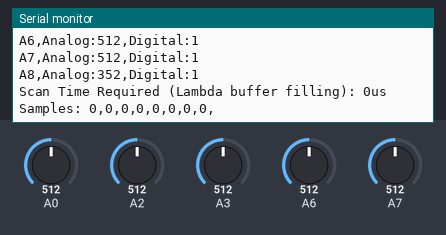
Bench run of a sketch on a simulated Arduino Uno, built with avr-gcc and run on an emulated ATmega328P. Shown: the last lines printed to the serial monitor. The test bench sets the inputs (shaded band); at power-on: A0 = 512, A2 = 512, A3 = 512, A6 = 512, A7 = 512.

Above: at 1.2 s.
1.3 s: A0 set to 716
At 2.4 s:
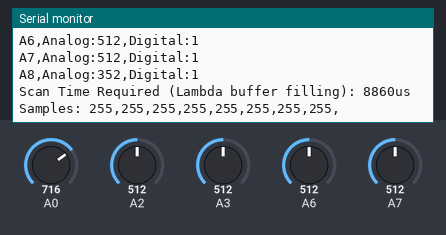
2.8 s: A2 set to 716
At 4.2 s:
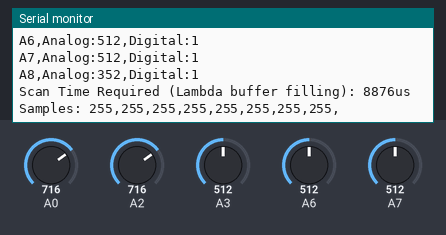
4.3 s: A3 set to 716
5.8 s: A6 set to 716
At 7.0 s:
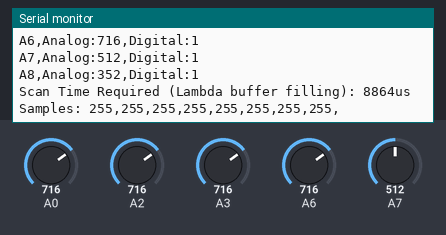
7.3 s: A7 set to 716
At 8.6 s:
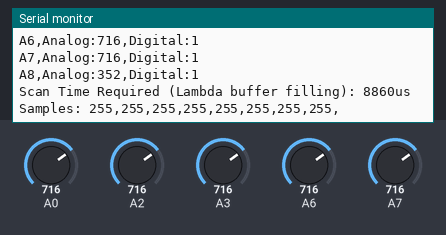
8.8 s: A0 set to 992
At 10.7 s:
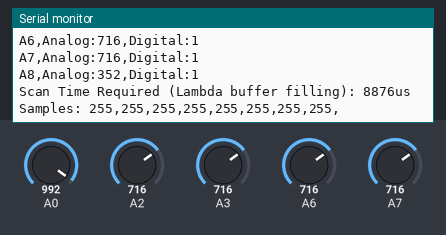
Timing chart, 0 to 11.3 s (numbered marks = the images above; inputs shaded):
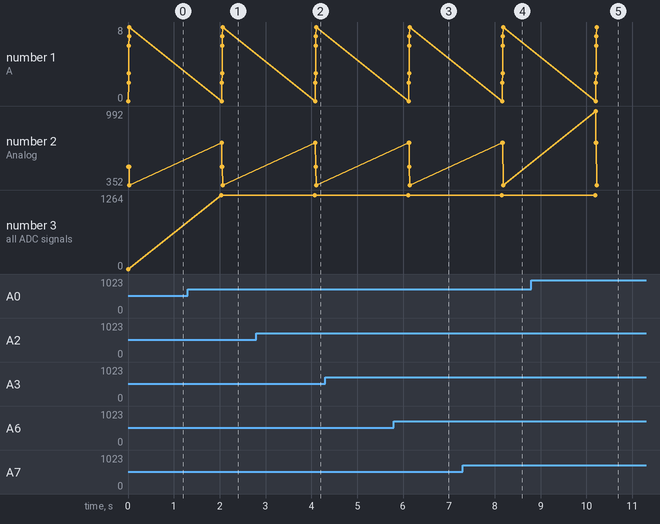

The sketch:

read_analog_example.ino
```cpp
// Davide Cavaliere
// www.monocilindro.com
// Analog Read using Atmel ATmega 328p and interrupt

#include "ADCmgr/ADCmgr.h" // ADC measurement management

void setup() {
  Serial.begin(57600);
  ADCmgr_init(); // Initializes ADC
  ADCmgr_program_pin_read(ADCmgr_pins_order[0]); // Starts the ADC conversion (which will then continue indefinitely)
}


void loop() {

  // Sends, via Serial, the results of ADC sensors measurements, which are performed in the "ADCmgr" library using interrupts
  ADCmgr_read_time_buf_busy = true; // locks the buffer access (semaphore)
  Serial.print("Scan Time Required (all ADC signals): ");
  Serial.print(ADCmgr_read_time_end_buf - ADCmgr_read_time_start_buf);
  Serial.println("us");
  for (uint8_t i = 0; i<ADCMGR_PINS_ORDER_SIZE; i++){
    Serial.print("A");
    Serial.print(ADCmgr_pins_order[i]);
    Serial.print(",Analog:");
    Serial.print(ADCmgr_measures[i]);
    Serial.print(",");
    Serial.print("Digital:");
    Serial.println(ADCmgr_meas_binary[i]);
  }
  ADCmgr_read_time_buf_busy = false; // unlocks the buffer access (semaphore)
  Serial.println();

  // Lamda Sensor buffer acquired values
  Serial.print("Scan Time Required (Lambda buffer filling): ");
  Serial.print(ADCmgr_lambda_acq_buf_time_end_buf - ADCmgr_lambda_acq_buf_time_start_buf);
  Serial.println("us");
  Serial.print("Samples: ");
  for (uint8_t i = 0; i<ADCMGR_LAMBDA_ACQ_BUF_SIZE; i++){
    Serial.print(ADCmgr_lambda_acq_buf[i]);
    Serial.print(",");
  }
  Serial.println();

  Serial.println();
  Serial.println();
  ADCmgr_lambda_acq_buf_filled = false; // To allow the buffer to be re-filled again
  ADCmgr_lambda_acq_buf_fill_req = true; // Buffer fill request ON (request buffer filling for Lambda sensor measurements)

  delay(2000);

}
```

ADCmgr.h
```cpp
// Davide Cavaliere
// www.monocilindro.com
// dadez87-at-gmail-com
// ADC aquisition library for Atmel ATmega 328p
// Date: 7 January 2017
// This library is used, on Fuelino project, to acquire data from sensors (Throttle, Lambda) continuously using ADC interrupt

#ifndef ADCmgr_h
#define ADCmgr_h

#include <Arduino.h>

#define ADCMGR_DI1_PIN 0 // Digital Input DI1 (A0)
#define ADCMGR_THROTTLE_PIN 2 // Throttle Pin (A2)
#define ADCMGR_LAMBDA_PIN 3 // Lambda Pin (A3)
#define ADCMGR_VBATTERY_PIN 6 // Voltage Battery Pin (A6)
#define ADCMGR_ENABLE_OR_INT_PIN 7 // ENABLE_OR_INT (A6)
#define ADCMGR_TEMPERATURE_PIN 8 // Internal Temperature
#define ADCMGR_PINS_ORDER_SIZE 6 // Number of pins to be read continuously
#define ADCMGR_LAMBDA_ACQ_BUF_SIZE 8 // Total acquisitions of Lambda Sensor voltage (single byte, 0 - 255)

// Variables
extern volatile uint8_t ADCmgr_pin_read_now_index; // Increasing number of pin to be read [0 .. (ADCMGR_PINS_ORDER_SIZE-1)]
extern const uint8_t ADCmgr_pins_order[]; // Contains the physical number of the pin to be read
extern volatile bool ADCmgr_pins_buffer_busy[]; // Buffer busy status. This flag is set when reading the status
extern volatile uint16_t ADCmgr_measures[]; // Contains the value read
extern volatile uint8_t ADCmgr_meas_binary[]; // Digital value (0 .. 1)

// For debugging purpose (time calculation of the complete reading time for one cycle)
extern volatile unsigned long ADCmgr_read_time_start_buf; // Time when start reading (buffer value)
extern volatile unsigned long ADCmgr_read_time_end_buf; // Time when finishing reading (buffer value)
extern volatile bool ADCmgr_read_time_buf_busy; // becomes "true" when Main Loop is reading the buffer

// For Lambda sensor buffer acquisition
extern uint8_t ADCmgr_lambda_acq_buf[];
extern bool ADCmgr_lambda_acq_buf_fill_req; // Request of start filling the buffer. It comes from an external module
extern bool ADCmgr_lambda_acq_buf_filled; // Becomes true after the buffer is completely filled
extern volatile unsigned long ADCmgr_lambda_acq_buf_time_start_buf; // ADC buffer acquisition starting time
extern volatile unsigned long ADCmgr_lambda_acq_buf_time_end_buf; // ADC buffer acquisition ending time

// Functions
extern void ADCmgr_init(); // Initialization
extern uint16_t ADCmgr_read_pin_now(uint8_t ADC_pin); // Read pin voltage, waits until the ADC process has finished, then returns the value
extern void ADCmgr_program_pin_read(uint8_t ADC_pin); // Read pin voltage, by starting the ADC process. The reading will be done during interrupt event

#endif
```

Measured:
- after the input at 1.3 s, the serial monitor: prints a new line after 0.74 s (image 1)
- after the input at 2.8 s, the serial monitor: prints a new line after 1.3 s (image 2)
- after the input at 5.8 s, the serial monitor: prints a new line after 0.34 s (image 3)
- after the input at 7.3 s, the serial monitor: prints a new line after 0.88 s (image 4)
- after the input at 8.8 s, the serial monitor: prints a new line after 1.4 s (image 5)
